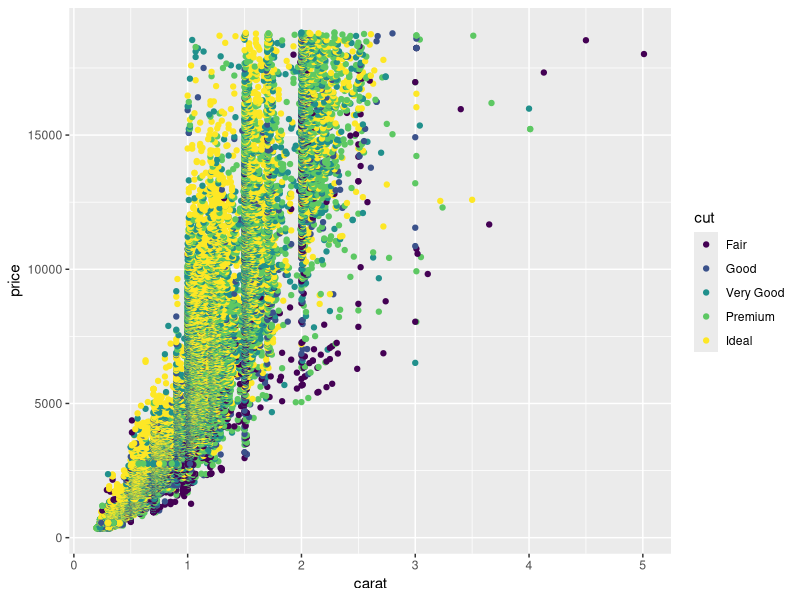
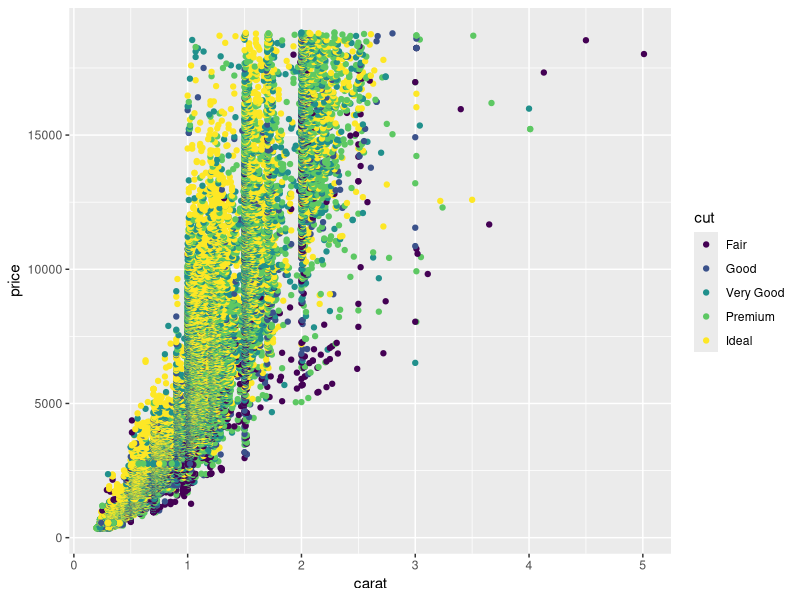
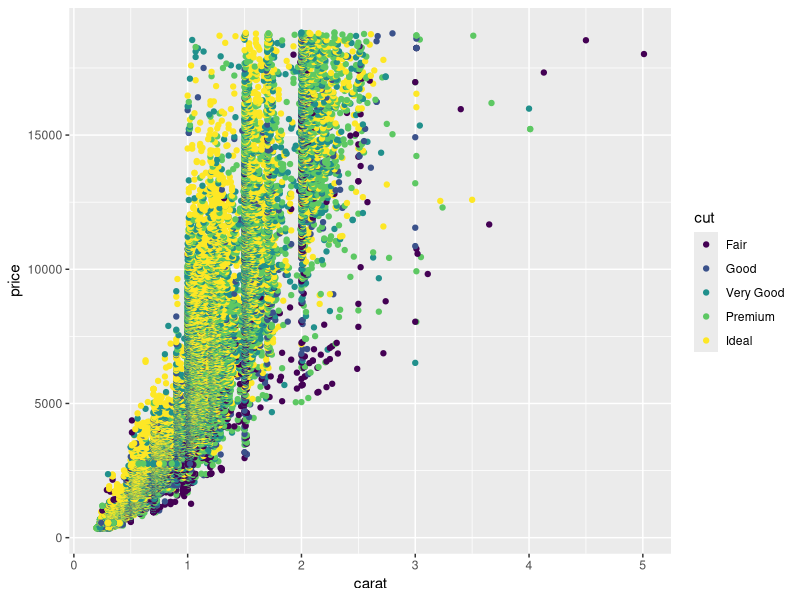

Reproduce these figures in R, in order.
## ---- chunk 1
1+1
## ---- chunk 2
# this is a comment inside of R code
# here I will set a variable that is only inside this code bubbles
x<-3
x
## ---- chunk 3
x*2
## ---- chunk 4
x*7+3
## ---- chunk 5
5*x+4
## ---- chunk 6
library(ggplot2)
## ---- chunk 7
ggplot(diamonds, aes(x=carat, y=price, color=cut)) + geom_point()
## ---- chunk 8
ggplot(diamonds, aes(x=carat, y=price, color=cut)) + geom_point()
## ---- chunk 9

ggplot(diamonds, aes(x=carat, y=price, color=cut)) + geom_point()


